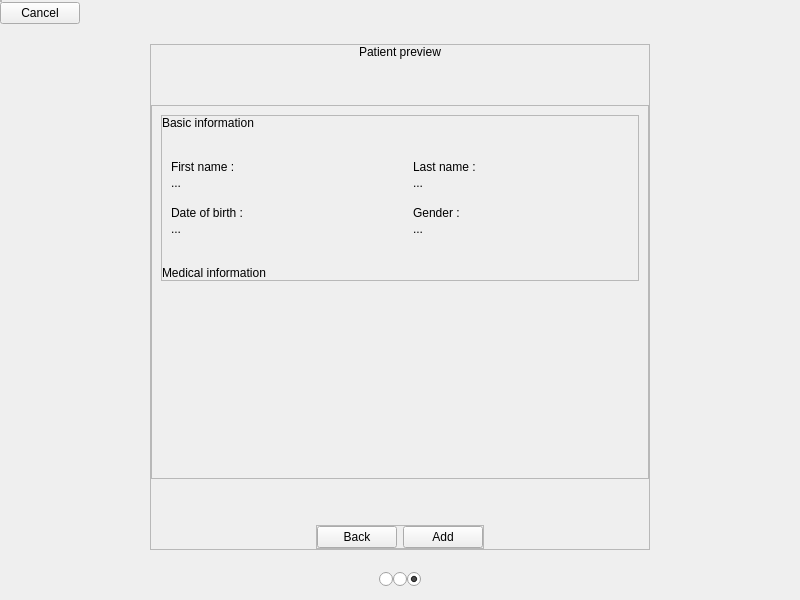
<?xml version="1.0" encoding="UTF-8"?>
<ui version="4.0">
 <class>upsert_patient_preview</class>
 <widget class="QWidget" name="upsert_patient_preview">
  <property name="enabled">
   <bool>true</bool>
  </property>
  <property name="geometry">
   <rect>
    <x>0</x>
    <y>0</y>
    <width>800</width>
    <height>600</height>
   </rect>
  </property>
  <property name="windowTitle">
   <string>Loggin</string>
  </property>
  <property name="styleSheet">
   <string notr="true"/>
  </property>
  <layout class="QVBoxLayout" name="verticalLayout">
   <property name="spacing">
    <number>0</number>
   </property>
   <property name="leftMargin">
    <number>0</number>
   </property>
   <property name="topMargin">
    <number>0</number>
   </property>
   <property name="rightMargin">
    <number>0</number>
   </property>
   <property name="bottomMargin">
    <number>10</number>
   </property>
   <item alignment="Qt::AlignLeft|Qt::AlignTop">
    <widget class="QFrame" name="c_navigator">
     <property name="frameShape">
      <enum>QFrame::StyledPanel</enum>
     </property>
     <property name="frameShadow">
      <enum>QFrame::Raised</enum>
     </property>
     <layout class="QHBoxLayout" name="horizontalLayout">
      <property name="spacing">
       <number>0</number>
      </property>
      <property name="leftMargin">
       <number>0</number>
      </property>
      <property name="topMargin">
       <number>0</number>
      </property>
      <property name="rightMargin">
       <number>0</number>
      </property>
      <property name="bottomMargin">
       <number>0</number>
      </property>
     </layout>
    </widget>
   </item>
   <item>
    <layout class="QHBoxLayout" name="horizontalLayout_6">
     <property name="spacing">
      <number>0</number>
     </property>
     <property name="leftMargin">
      <number>0</number>
     </property>
     <property name="topMargin">
      <number>0</number>
     </property>
     <item>
      <widget class="NavigatorButton" name="bt_cancel">
       <property name="text">
        <string>Cancel</string>
       </property>
      </widget>
     </item>
     <item>
      <spacer name="horizontalSpacer_3">
       <property name="orientation">
        <enum>Qt::Horizontal</enum>
       </property>
       <property name="sizeHint" stdset="0">
        <size>
         <width>40</width>
         <height>20</height>
        </size>
       </property>
      </spacer>
     </item>
    </layout>
   </item>
   <item>
    <spacer name="verticalSpacer_3">
     <property name="orientation">
      <enum>Qt::Vertical</enum>
     </property>
     <property name="sizeType">
      <enum>QSizePolicy::Fixed</enum>
     </property>
     <property name="sizeHint" stdset="0">
      <size>
       <width>20</width>
       <height>20</height>
      </size>
     </property>
    </spacer>
   </item>
   <item alignment="Qt::AlignHCenter">
    <widget class="QFrame" name="c_center">
     <property name="minimumSize">
      <size>
       <width>500</width>
       <height>450</height>
      </size>
     </property>
     <property name="frameShape">
      <enum>QFrame::StyledPanel</enum>
     </property>
     <property name="frameShadow">
      <enum>QFrame::Raised</enum>
     </property>
     <layout class="QVBoxLayout" name="verticalLayout_2">
      <property name="leftMargin">
       <number>0</number>
      </property>
      <property name="topMargin">
       <number>0</number>
      </property>
      <property name="rightMargin">
       <number>0</number>
      </property>
      <property name="bottomMargin">
       <number>0</number>
      </property>
      <item alignment="Qt::AlignHCenter">
       <widget class="Label" name="lb_title">
        <property name="text">
         <string>Patient preview</string>
        </property>
       </widget>
      </item>
      <item>
       <spacer name="verticalSpacer_2">
        <property name="orientation">
         <enum>Qt::Vertical</enum>
        </property>
        <property name="sizeType">
         <enum>QSizePolicy::Fixed</enum>
        </property>
        <property name="sizeHint" stdset="0">
         <size>
          <width>20</width>
          <height>40</height>
         </size>
        </property>
       </spacer>
      </item>
      <item>
       <widget class="QScrollArea" name="scrollArea">
        <property name="widgetResizable">
         <bool>true</bool>
        </property>
        <widget class="QWidget" name="scc_patient_information">
         <property name="geometry">
          <rect>
           <x>0</x>
           <y>0</y>
           <width>496</width>
           <height>359</height>
          </rect>
         </property>
         <layout class="QVBoxLayout" name="verticalLayout_3">
          <item>
           <widget class="QFrame" name="c_spacing_layout">
            <property name="frameShape">
             <enum>QFrame::StyledPanel</enum>
            </property>
            <property name="frameShadow">
             <enum>QFrame::Raised</enum>
            </property>
            <layout class="QVBoxLayout" name="verticalLayout_4">
             <property name="spacing">
              <number>30</number>
             </property>
             <property name="leftMargin">
              <number>0</number>
             </property>
             <property name="topMargin">
              <number>0</number>
             </property>
             <property name="rightMargin">
              <number>0</number>
             </property>
             <property name="bottomMargin">
              <number>0</number>
             </property>
             <item>
              <layout class="QVBoxLayout" name="ly_basic_information">
               <property name="topMargin">
                <number>0</number>
               </property>
               <item>
                <widget class="Label" name="lb_basic_information_title">
                 <property name="text">
                  <string>Basic information</string>
                 </property>
                </widget>
               </item>
               <item>
                <layout class="QHBoxLayout" name="ly_bi_content">
                 <property name="spacing">
                  <number>16</number>
                 </property>
                 <property name="leftMargin">
                  <number>9</number>
                 </property>
                 <property name="topMargin">
                  <number>0</number>
                 </property>
                 <item>
                  <layout class="QVBoxLayout" name="ly_bi_left">
                   <property name="spacing">
                    <number>16</number>
                   </property>
                   <property name="topMargin">
                    <number>0</number>
                   </property>
                   <item>
                    <layout class="QVBoxLayout" name="ly_first_name">
                     <property name="spacing">
                      <number>2</number>
                     </property>
                     <property name="topMargin">
                      <number>0</number>
                     </property>
                     <item>
                      <widget class="Label" name="lb_first_name">
                       <property name="text">
                        <string>First name :</string>
                       </property>
                      </widget>
                     </item>
                     <item>
                      <widget class="Label" name="i_first_name">
                       <property name="text">
                        <string>...</string>
                       </property>
                      </widget>
                     </item>
                    </layout>
                   </item>
                   <item>
                    <layout class="QVBoxLayout" name="ly_birth_date">
                     <property name="spacing">
                      <number>2</number>
                     </property>
                     <property name="topMargin">
                      <number>0</number>
                     </property>
                     <item>
                      <widget class="Label" name="lb_birth_date">
                       <property name="text">
                        <string>Date of birth :</string>
                       </property>
                      </widget>
                     </item>
                     <item>
                      <widget class="Label" name="i_birth_date">
                       <property name="text">
                        <string>...</string>
                       </property>
                      </widget>
                     </item>
                    </layout>
                   </item>
                  </layout>
                 </item>
                 <item>
                  <layout class="QVBoxLayout" name="ly_bi_right">
                   <property name="spacing">
                    <number>16</number>
                   </property>
                   <property name="topMargin">
                    <number>0</number>
                   </property>
                   <item>
                    <layout class="QVBoxLayout" name="ly_last_name">
                     <property name="spacing">
                      <number>2</number>
                     </property>
                     <item>
                      <widget class="Label" name="lb_last_name">
                       <property name="text">
                        <string>Last name :</string>
                       </property>
                      </widget>
                     </item>
                     <item>
                      <widget class="Label" name="i_last_name">
                       <property name="text">
                        <string>...</string>
                       </property>
                      </widget>
                     </item>
                    </layout>
                   </item>
                   <item>
                    <layout class="QVBoxLayout" name="ly_gender">
                     <property name="spacing">
                      <number>2</number>
                     </property>
                     <property name="topMargin">
                      <number>0</number>
                     </property>
                     <item>
                      <widget class="Label" name="lb_gender">
                       <property name="text">
                        <string>Gender :</string>
                       </property>
                      </widget>
                     </item>
                     <item>
                      <widget class="Label" name="i_gender">
                       <property name="text">
                        <string>...</string>
                       </property>
                      </widget>
                     </item>
                    </layout>
                   </item>
                  </layout>
                 </item>
                </layout>
               </item>
              </layout>
             </item>
             <item>
              <layout class="QVBoxLayout" name="ly_medical_information">
               <property name="spacing">
                <number>16</number>
               </property>
               <property name="topMargin">
                <number>0</number>
               </property>
               <item>
                <widget class="Label" name="lb_medical_information_title">
                 <property name="text">
                  <string>Medical information</string>
                 </property>
                </widget>
               </item>
               <item>
                <layout class="QVBoxLayout" name="mi_content_layout">
                 <property name="spacing">
                  <number>16</number>
                 </property>
                 <property name="leftMargin">
                  <number>9</number>
                 </property>
                </layout>
               </item>
              </layout>
             </item>
            </layout>
           </widget>
          </item>
          <item>
           <spacer name="verticalSpacer_5">
            <property name="orientation">
             <enum>Qt::Vertical</enum>
            </property>
            <property name="sizeHint" stdset="0">
             <size>
              <width>20</width>
              <height>40</height>
             </size>
            </property>
           </spacer>
          </item>
         </layout>
        </widget>
       </widget>
      </item>
      <item>
       <spacer name="verticalSpacer">
        <property name="orientation">
         <enum>Qt::Vertical</enum>
        </property>
        <property name="sizeType">
         <enum>QSizePolicy::Fixed</enum>
        </property>
        <property name="sizeHint" stdset="0">
         <size>
          <width>20</width>
          <height>40</height>
         </size>
        </property>
       </spacer>
      </item>
      <item alignment="Qt::AlignHCenter">
       <widget class="QFrame" name="c_buttons">
        <property name="frameShape">
         <enum>QFrame::StyledPanel</enum>
        </property>
        <property name="frameShadow">
         <enum>QFrame::Raised</enum>
        </property>
        <layout class="QHBoxLayout" name="horizontalLayout_3">
         <property name="leftMargin">
          <number>0</number>
         </property>
         <property name="topMargin">
          <number>0</number>
         </property>
         <property name="rightMargin">
          <number>0</number>
         </property>
         <property name="bottomMargin">
          <number>0</number>
         </property>
         <item>
          <widget class="Button" name="bt_back">
           <property name="text">
            <string>Back</string>
           </property>
          </widget>
         </item>
         <item>
          <widget class="Button" name="bt_upsert">
           <property name="text">
            <string>Add</string>
           </property>
          </widget>
         </item>
        </layout>
       </widget>
      </item>
     </layout>
    </widget>
   </item>
   <item>
    <spacer name="verticalSpacer_4">
     <property name="orientation">
      <enum>Qt::Vertical</enum>
     </property>
     <property name="sizeType">
      <enum>QSizePolicy::Fixed</enum>
     </property>
     <property name="sizeHint" stdset="0">
      <size>
       <width>20</width>
       <height>20</height>
      </size>
     </property>
    </spacer>
   </item>
   <item>
    <layout class="QHBoxLayout" name="horizontalLayout_5">
     <property name="topMargin">
      <number>0</number>
     </property>
     <item>
      <spacer name="horizontalSpacer_2">
       <property name="orientation">
        <enum>Qt::Horizontal</enum>
       </property>
       <property name="sizeHint" stdset="0">
        <size>
         <width>40</width>
         <height>20</height>
        </size>
       </property>
      </spacer>
     </item>
     <item>
      <widget class="QRadioButton" name="i_upsert_patient_view">
       <property name="text">
        <string/>
       </property>
      </widget>
     </item>
     <item>
      <widget class="QRadioButton" name="i_upsert_patient_mi_view">
       <property name="text">
        <string/>
       </property>
      </widget>
     </item>
     <item>
      <widget class="QRadioButton" name="i_upsert_patient_preview_view">
       <property name="text">
        <string/>
       </property>
       <property name="checked">
        <bool>true</bool>
       </property>
      </widget>
     </item>
     <item>
      <spacer name="horizontalSpacer">
       <property name="orientation">
        <enum>Qt::Horizontal</enum>
       </property>
       <property name="sizeHint" stdset="0">
        <size>
         <width>40</width>
         <height>20</height>
        </size>
       </property>
      </spacer>
     </item>
    </layout>
   </item>
  </layout>
 </widget>
 <customwidgets>
  <customwidget>
   <class>Label</class>
   <extends>QLabel</extends>
   <header>.promoted.label</header>
  </customwidget>
  <customwidget>
   <class>NavigatorButton</class>
   <extends>QPushButton</extends>
   <header location="global">.promoted.navigator_button</header>
  </customwidget>
  <customwidget>
   <class>Button</class>
   <extends>QPushButton</extends>
   <header>.promoted.button</header>
  </customwidget>
 </customwidgets>
 <resources/>
 <connections/>
</ui>
